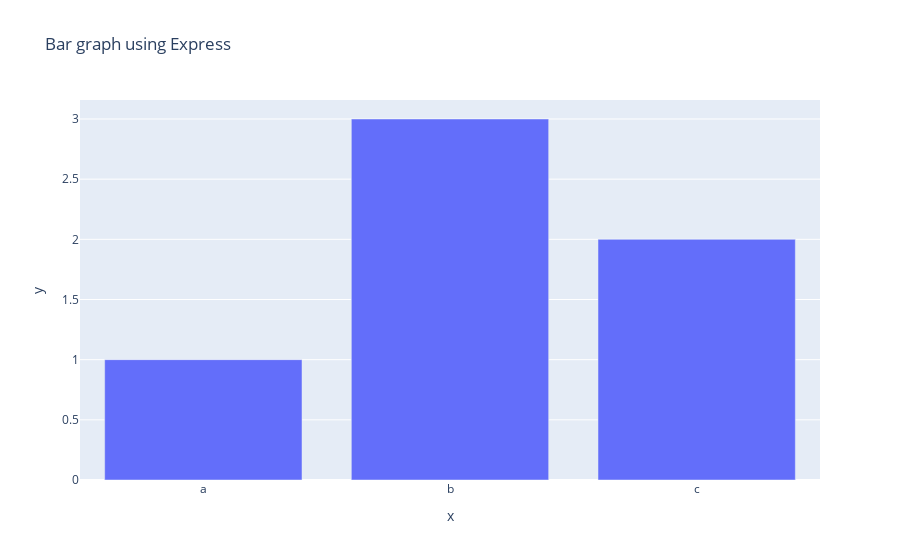

The notebook cell this image was saved under:
### Code cell
## type your code ##
# px.bar() 함수를 활용해서 bar chart 생성과 동시에 Data, Layout 값 입력
fig = px.bar(
    x=['a', 'b', 'c'],
    y=[1, 3, 2],
    title='Bar graph using Express'
)
fig.show()

### Figure 1 — Plotly figure (JSON) as saved in the notebook; plotly's stock layout.template omitted (floating-point values rounded to 4 significant figures)
{"data": [{"alignmentgroup": "True", "hovertemplate": "x=%{x}<br>y=%{y}<extra></extra>", "legendgroup": "", "marker": {"color": "#636efa", "pattern": {"shape": ""}}, "name": "", "offsetgroup": "", "orientation": "v", "showlegend": false, "textposition": "auto", "type": "bar", "x": ["a", "b", "c"], "xaxis": "x", "y": [1, 3, 2], "yaxis": "y"}], "layout": {"barmode": "relative", "legend": {"tracegroupgap": 0}, "title": {"text": "Bar graph using Express"}, "xaxis": {"anchor": "y", "domain": [0, 1], "title": {"text": "x"}}, "yaxis": {"anchor": "x", "domain": [0, 1], "title": {"text": "y"}}}}
